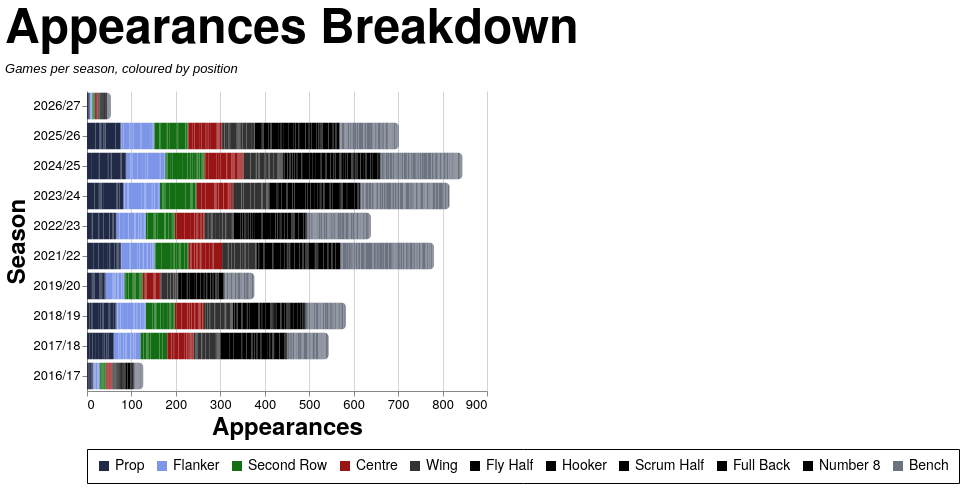

Specify this chart in Vega-Lite:
### Vega-Lite specification from a JSON file in a GitHub repository (floating-point values rounded to 4 significant figures; data arrays with more than 128 entries replaced by an {"elided": "..."} marker saying what was removed)
{"config": {"axis": {"labelFont": "PT Sans Narrow, Helvetica Neue, Helvetica, Arial, sans-serif", "titleFont": "PT Sans Narrow, Helvetica Neue, Helvetica, Arial, sans-serif", "labelFontSize": 13, "titleFontSize": 24, "gridColor": "#202947", "gridOpacity": 0.2, "zindex": 1}, "text": {"font": "Lato, sans-serif"}, "bar": {"cornerRadiusEnd": 5}, "header": {"labelFont": "PT Sans Narrow, Helvetica Neue, Helvetica, Arial, sans-serif", "titleFont": "PT Sans Narrow, Helvetica Neue, Helvetica, Arial, sans-serif", "labelFontSize": 24, "titleFontSize": 28, "labelFontWeight": "bold", "orient": "left"}, "legend": {"labelFont": "PT Sans Narrow, Helvetica Neue, Helvetica, Arial, sans-serif", "titleFont": "PT Sans Narrow, Helvetica Neue, Helvetica, Arial, sans-serif", "labelFontSize": 14, "titleFontSize": 16, "titlePadding": 5, "fillColor": "white", "strokeColor": "black", "padding": 10, "titleFontWeight": "lighter", "titleFontStyle": "italic", "titleColor": "gray", "offset": 10}, "title": {"font": "PT Sans Narrow, Helvetica Neue, Helvetica, Arial, sans-serif", "fontSize": 48, "fontWeight": "bold", "anchor": "start", "align": "center", "titlePadding": 20, "subtitlePadding": 10, "subtitleFontSize": 13, "subtitleColor": "", "subtitleFontStyle": "italic", "offset": 15, "color": "black"}, "axisX": {"labelAngle": 0}, "facet": {"title": null, "header": null, "align": {"row": "each", "column": "each"}, "spacing": 10}, "resolve": {"scale": {"y": "independent", "facet": "independent"}}, "background": "transparent", "scale": {"offsetBandPaddingOuter": 0.2, "offsetBandPaddingInner": 0.1}, "view": {"stroke": null, "background": "transparent"}}, "data": {"name": "data-337785ce4caec022523ba8966bc64645"}, "mark": {"type": "bar"}, "encoding": {"color": {"field": "color_value", "legend": {"orient": "bottom", "title": null}, "scale": {"domain": ["Prop", "Flanker", "Second Row", "Centre", "Wing", "Fly Half", "Hooker", "Scrum Half", "Full Back", "Number 8", "Bench"], "range": ["#202946", "#7d96e8", "#146f14", "#991515", "#333333", "#000000", "#000000", "#000000", "#000000", "#000000", "#6b7280"]}, "type": "nominal"}, "order": {"field": "stack_order", "type": "quantitative"}, "tooltip": [{"field": "player", "title": "Player", "type": "nominal"}, {"field": "season", "title": "Season", "type": "nominal"}, {"field": "color_value", "title": "Position", "type": "nominal"}, {"aggregate": "sum", "field": "apps", "title": "Appearances", "type": "quantitative"}], "x": {"aggregate": "sum", "field": "apps", "title": "Appearances", "type": "quantitative"}, "y": {"field": "season", "sort": {"field": "season_sort", "op": "max", "order": "descending"}, "title": "Season", "type": "nominal"}}, "height": {"step": 30}, "title": {"text": "Appearances Breakdown", "subtitle": "Games per season, coloured by position"}, "width": 400, "$schema": "https://vega.github.io/schema/vega-lite/v5.20.1.json", "datasets": {"data-337785ce4caec022523ba8966bc64645": {"elided": "2562 records"}}}
